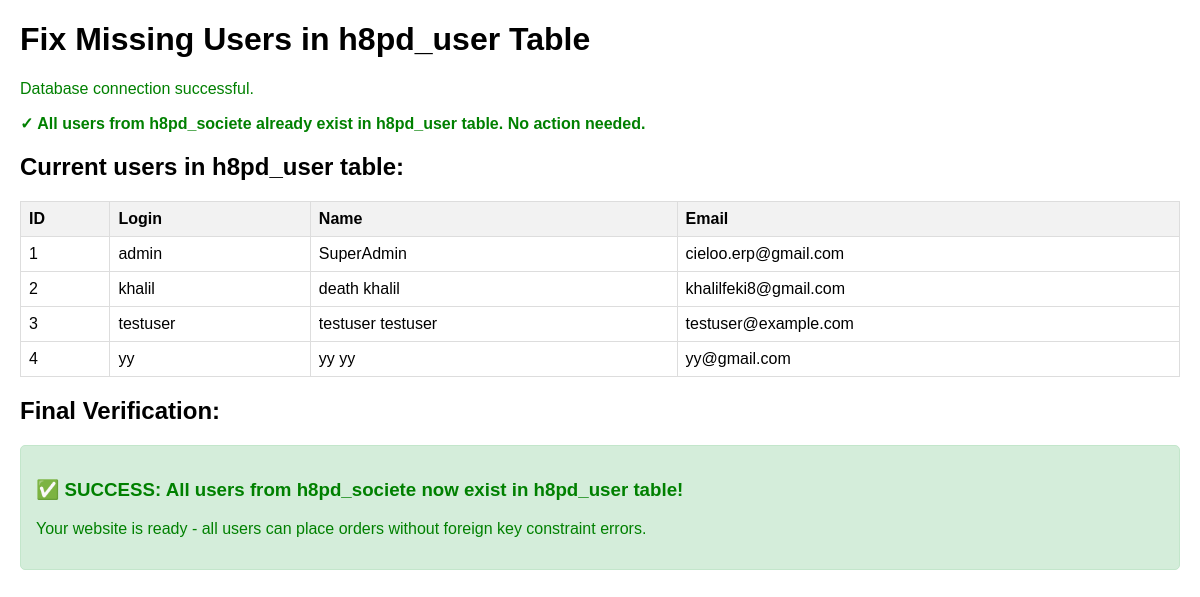
The page /web_fix_users.php on the database its author committed.
### tables this page shows
CREATE TABLE `h8pd_user` (
  `rowid` int(11) NOT NULL AUTO_INCREMENT,
  `entity` int(11) NOT NULL DEFAULT 1,
  `ref_employee` varchar(50) DEFAULT NULL,
  `ref_ext` varchar(50) DEFAULT NULL,
  `employee` smallint(6) DEFAULT 1,
  `fk_establishment` int(11) DEFAULT 0,
  `datec` datetime DEFAULT NULL,
  `tms` timestamp NOT NULL DEFAULT current_timestamp() ON UPDATE current_timestamp(),
  `fk_user_creat` int(11) DEFAULT NULL,
  `fk_user_modif` int(11) DEFAULT NULL,
  `login` varchar(50) NOT NULL,
  `pass` varchar(128) DEFAULT NULL,
  `pass_crypted` varchar(128) DEFAULT NULL,
  `pass_temp` varchar(128) DEFAULT NULL,
  `api_key` varchar(128) DEFAULT NULL,
  `civility` varchar(6) DEFAULT NULL,
  `lastname` varchar(50) DEFAULT NULL,
  `firstname` varchar(50) DEFAULT NULL,
  `address` varchar(255) DEFAULT NULL,
  `zip` varchar(25) DEFAULT NULL,
  `town` varchar(50) DEFAULT NULL,
  `fk_state` int(11) DEFAULT 0,
  `fk_country` int(11) DEFAULT 0,
  `job` varchar(128) DEFAULT NULL,
  `office_phone` varchar(20) DEFAULT NULL,
  `office_fax` varchar(20) DEFAULT NULL,
  `user_mobile` varchar(20) DEFAULT NULL,
  `personal_mobile` varchar(20) DEFAULT NULL,
  `email` varchar(255) DEFAULT NULL,
  `personal_email` varchar(255) DEFAULT NULL,
  `socialnetworks` text DEFAULT NULL,
  `signature` text DEFAULT NULL,
  `admin` smallint(6) DEFAULT 0,
  `fk_soc` int(11) DEFAULT NULL,
  `fk_socpeople` int(11) DEFAULT NULL,
  `fk_member` int(11) DEFAULT NULL,
  `fk_user` int(11) DEFAULT NULL,
  `fk_user_expense_validator` int(11) DEFAULT NULL,
  `fk_user_holiday_validator` int(11) DEFAULT NULL,
  `thm` double(24,8) DEFAULT NULL,
  `note_private` text DEFAULT NULL,
  `datelastlogin` datetime DEFAULT NULL,
  `datepreviouslogin` datetime DEFAULT NULL,
  `egroupware_id` int(11) DEFAULT NULL,
  `ldap_sid` varchar(255) DEFAULT NULL,
  `openid` varchar(255) DEFAULT NULL,
  `statut` tinyint(4) DEFAULT 1,
  `photo` varchar(255) DEFAULT NULL,
  `lang` varchar(6) DEFAULT NULL,
  `color` varchar(6) DEFAULT NULL,
  `barcode` varchar(255) DEFAULT NULL,
  `fk_barcode_type` int(11) DEFAULT 0,
  `accountancy_code` varchar(32) DEFAULT NULL,
  `nb_holiday` int(11) DEFAULT 0,
  `salary` double(24,8) DEFAULT NULL,
  `birth` date DEFAULT NULL,
  `dateemployment` date DEFAULT NULL,
  `dateemploymentend` date DEFAULT NULL,
  `default_range` int(11) DEFAULT NULL,
  `default_c_exp_tax_cat` int(11) DEFAULT NULL,
  `tjm` double(24,8) DEFAULT NULL,
  `salaryextra` double(24,8) DEFAULT NULL,
  `weeklyhours` double(16,8) DEFAULT NULL,
  `gender` varchar(10) DEFAULT NULL,
  `note_public` text DEFAULT NULL,
  `import_key` varchar(14) DEFAULT NULL,
  `model_pdf` varchar(255) DEFAULT NULL,
  `last_main_doc` varchar(255) DEFAULT NULL,
  `pass_encoding` varchar(24) DEFAULT NULL,
  `fk_warehouse` int(11) DEFAULT NULL,
  `iplastlogin` varchar(250) DEFAULT NULL,
  `ippreviouslogin` varchar(250) DEFAULT NULL,
  `datelastpassvalidation` datetime DEFAULT NULL,
  `datestartvalidity` datetime DEFAULT NULL,
  `dateendvalidity` datetime DEFAULT NULL,
  `national_registration_number` varchar(50) DEFAULT NULL,
  `birth_place` varchar(64) DEFAULT NULL,
  `flagdelsessionsbefore` datetime DEFAULT NULL,
  `email_oauth2` varchar(255) DEFAULT NULL,
  PRIMARY KEY (`rowid`),
  UNIQUE KEY `uk_user_login` (`login`,`entity`),
  UNIQUE KEY `uk_user_fk_socpeople` (`fk_socpeople`),
  UNIQUE KEY `uk_user_fk_member` (`fk_member`),
  KEY `idx_user_fk_societe` (`fk_soc`),
  KEY `idx_user_api_key` (`api_key`)
);

### web_fix_users.php (the view, shortened to what this page needs)
<!DOCTYPE html>
<html>
<head>
</head>
<body>
    <h1>Fix Missing Users in h8pd_user Table</h1>
<?php
try {
    $database = new Database();
    $db = $database->getConnection();
    echo "<p class='success'>Database connection successful.</p>";
    $missingUsersQuery = "
        SELECT s.rowid, s.nom, s.email
        FROM h8pd_societe s
        LEFT JOIN h8pd_user u ON s.rowid = u.rowid
        WHERE u.rowid IS NULL
        AND s.email IS NOT NULL
        AND s.email != ''
        ORDER BY s.rowid
    ";
    $stmt = $db->prepare($missingUsersQuery);
    $stmt->execute();
    $missingUsers = $stmt->fetchAll(PDO::FETCH_ASSOC);
    if (empty($missingUsers)) {
        echo "<p class='success'><strong>✓ All users from h8pd_societe already exist in h8pd_user table. No action needed.</strong></p>";
    }
    echo "<h2>Current users in h8pd_user table:</h2>";
    $listUsersQuery = "SELECT rowid, login, email, lastname, firstname FROM h8pd_user ORDER BY rowid";
    $stmt = $db->prepare($listUsersQuery);
    $stmt->execute();
    $users = $stmt->fetchAll(PDO::FETCH_ASSOC);
    if (empty($users)) {
        echo "<p class='warning'>No users found in h8pd_user table.</p>";
    } else {
        echo "<table>";
        echo "<tr><th>ID</th><th>Login</th><th>Name</th><th>Email</th></tr>";
        foreach ($users as $user) {
            echo "<tr>";
            echo "<td>{$user['rowid']}</td>";
            echo "<td>{$user['login']}</td>";
            echo "<td>{$user['firstname']} {$user['lastname']}</td>";
            echo "<td>{$user['email']}</td>";
            echo "</tr>";
        }
        echo "</table>";
    }
    echo "<h2>Final Verification:</h2>";
    $stmt = $db->prepare($missingUsersQuery);
    $stmt->execute();
    $stillMissing = $stmt->fetchAll(PDO::FETCH_ASSOC);
    if (empty($stillMissing)) {
        echo "<div style='background: #d4edda; border: 1px solid #c3e6cb; padding: 15px; border-radius: 5px;'>";
        echo "<h3 class='success'>✅ SUCCESS: All users from h8pd_societe now exist in h8pd_user table!</h3>";
        echo "<p class='success'>Your website is ready - all users can place orders without foreign key constraint errors.</p>";
        echo "</div>";
    }
} catch (Exception $e) {
    echo "<div style='background: #f8d7da; border: 1px solid #f5c6cb; padding: 15px; border-radius: 5px;'>";
    echo "<h3 class='error'>Database Error:</h3>";
    echo "<p class='error'>" . $e->getMessage() . "</p>";
    echo "</div>";
}
?>
</body>
</html>

### web_fix_users.php (style rules this page uses)
body { font-family: Arial, sans-serif; margin: 20px; }
.success { color: green; }
table { border-collapse: collapse; width: 100%; margin: 10px 0; }
th, td { border: 1px solid #ddd; padding: 8px; text-align: left; }
th { background-color: #f2f2f2; }

### rows shown on the page
h8pd_user: rowid "1", login "admin", lastname "SuperAdmin", email "cieloo.erp@gmail.com"
h8pd_user: rowid "2", login "khalil", firstname "death", lastname "khalil", email "khalilfeki8@gmail.com"
h8pd_user: rowid "3", login "testuser", firstname "testuser", lastname "testuser", email "testuser@example.com"
h8pd_user: rowid "4", login "yy", firstname "yy", lastname "yy", email "yy@gmail.com"
